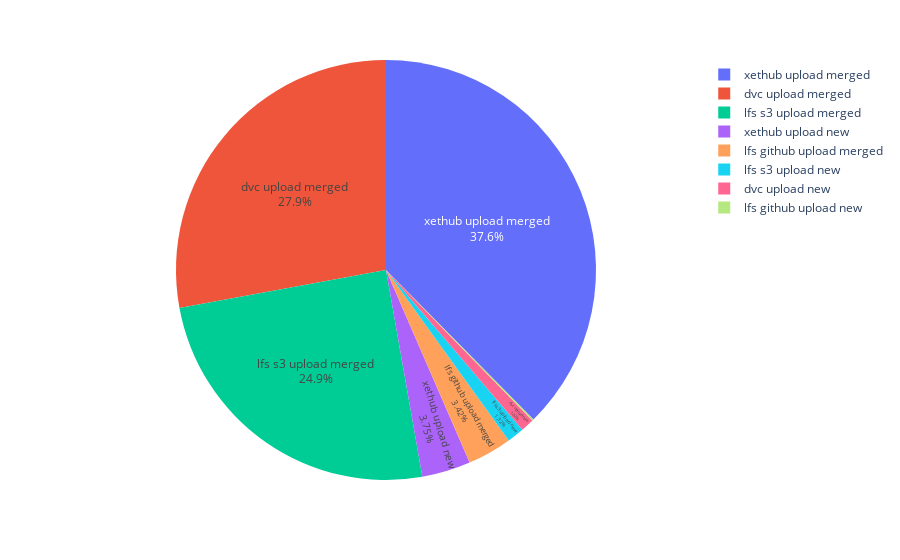

The notebook cell this image was saved under:
### Code cell
import plotly.express as px

grouped = df[df['step']==15].groupby('function').sum()
fig = px.pie(grouped, values='time', names=grouped.index)

# Customize the plot as needed
fig.update_traces(textposition='inside', textinfo='percent+label')

# Show the plot
fig.show()

### Figure 1 — Plotly figure (JSON) as saved in the notebook; plotly's stock layout.template omitted (floating-point values rounded to 4 significant figures)
{"data": [{"domain": {"x": [0, 1], "y": [0, 1]}, "hovertemplate": "function=%{label}<br>time=%{value}<extra></extra>", "labels": ["dvc upload merged", "dvc upload new", "lfs github upload merged", "lfs github upload new", "lfs s3 upload merged", "lfs s3 upload new", "xethub upload merged", "xethub upload new"], "legendgroup": "", "name": "", "showlegend": true, "textinfo": "percent+label", "textposition": "inside", "type": "pie", "values": [1164.0, 42.76, 142.5, 4.816, 1038.0, 54.87, 1569.0, 156.4]}], "layout": {"autosize": true, "hiddenlabels": [], "legend": {"tracegroupgap": 0}, "margin": {"t": 60}}}
